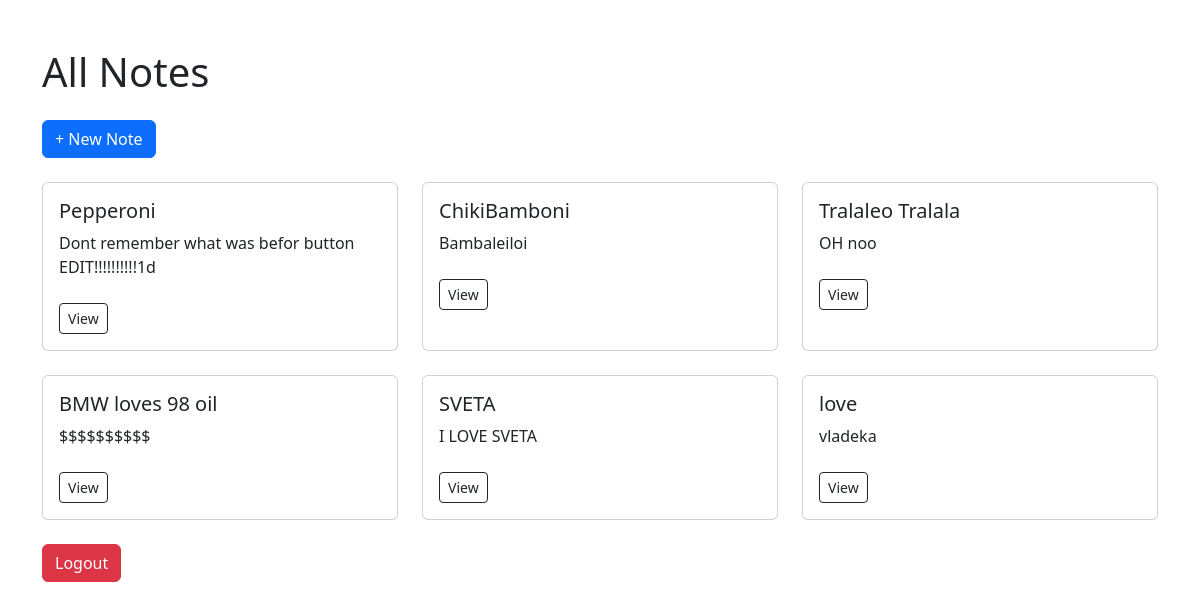
The app's page / (signed in) with its own data.
### notes/models.py (models this page shows, shortened)
class Note(models.Model):
    title = models.CharField(max_length=100)
    content = models.TextField()
    created_at = models.DateTimeField(auto_now_add=True)
    updated_at = models.DateTimeField(auto_now=True)
    user = models.ForeignKey(User, on_delete=models.CASCADE)

### notes/views.py (the view)
# urls.py: path('', views.note_list, name='note_list'),
@login_required
def note_list(request):
    notes = Note.objects.filter(user=request.user)
    return render(request, 'notes/note_list.html', {'notes': notes})

### notes/templates/notes/note_list.html (shortened to what this page needs)
<!DOCTYPE html>
<html>
<head>
    <link href="https://cdn.jsdelivr.net/npm/bootstrap@5.3.3/dist/css/bootstrap.min.css" rel="stylesheet">
</head>
<body class="container mt-5">
    <h1 class="mb-4">All Notes</h1>
    <a href="{% url 'create_note' %}" class="btn btn-primary mb-4">+ New Note</a>
    <div class="row">
        {% for note in notes %}
        <div class="col-md-4 mb-4">
            <div class="card h-100">
                <div class="card-body">
                    <h5 class="card-title">{{ note.title }}</h5>
                    <p class="card-text">{{ note.content }}</p>
                    <a href="{% url 'view_note' note.id %}" class="btn btn-sm btn-outline-dark mt-2">View</a>
                </div>
            </div>
        </div>
        {% empty %}
        <p>No notes yet.</p>
        {% endfor %}
    </div>
    <form method="post" action="{% url 'logout' %}">
    <button type="submit" class="btn btn-danger">Logout</button>
</form>
</body>
</html>

### records on screen
Note: title "Pepperoni", content "Dont remember what was befor button EDIT!!!!!!!!!!1d"
Note: title "ChikiBamboni", content "Bambaleiloi"
Note: title "Tralaleo Tralala", content "OH noo"
Note: title "BMW loves 98 oil", content "$$$$$$$$$$"
Note: title "SVETA", content "I LOVE SVETA"
Note: title "love", content "vladeka"
